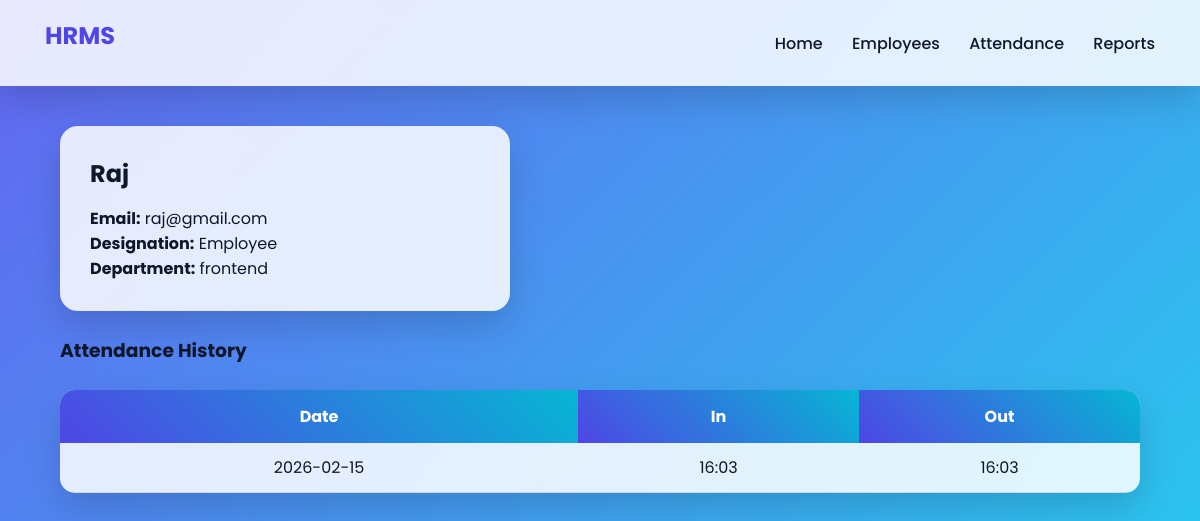
The app's page /employees/5 with its own data.
### app/models.py (models this page shows, shortened)
class Employee(db.Model):
    __tablename__ = "employees"
    id = db.Column(db.Integer, primary_key=True)
    name = db.Column(db.String(100), nullable=False)
    email = db.Column(db.String(120), unique=True, nullable=False)
    designation = db.Column(db.String(100))
    department = db.Column(db.String(100))
    address = db.Column(db.Text)
    date_of_joining = db.Column(db.Date, default=date.today)
    created_at = db.Column(db.DateTime, default=datetime.utcnow)
    attendances = db.relationship(
        "Attendance",
        backref="employee",
        cascade="all, delete"
    )

class Attendance(db.Model):
    __tablename__ = "attendance"
    id = db.Column(db.Integer, primary_key=True)
    employee_id = db.Column(
        db.Integer,
        db.ForeignKey("employees.id"),
        nullable=False
    )
    date = db.Column(db.Date, default=date.today)
    in_time = db.Column(db.String(10))
    out_time = db.Column(db.String(10))
    created_at = db.Column(db.DateTime, default=datetime.utcnow)

### app/routes.py (the view)
@main_routes.route("/employees/<int:emp_id>")
def employee_detail(emp_id):
    emp = Employee.query.get_or_404(emp_id)
    attendance = Attendance.query.filter_by(
        employee_id=emp_id
    ).order_by(
        Attendance.date.desc()
    ).all()
    return render_template(
        "employee_detail.html",
        emp=emp,
        attendance=attendance
    )

### templates/employee_detail.html
{% extends "base.html" %}
{% block content %}
<div class="card">
<h2>{{ emp.name }}</h2>
<p><b>Email:</b> {{ emp.email }}</p>
<p><b>Designation:</b> {{ emp.designation }}</p>
<p><b>Department:</b> {{ emp.department }}</p>
</div>
<h3>Attendance History</h3>
<table>
<tr>
<th>Date</th>
<th>In</th>
<th>Out</th>
</tr>
{% for a in attendance %}
<tr>
<td>{{ a.date }}</td>
<td>{{ a.in_time }}</td>
<td>{{ a.out_time }}</td>
</tr>
{% endfor %}
</table>
{% endblock %}

### templates/base.html (style rules this page uses)
* { margin:0; padding:0; box-sizing:border-box; }
:root { --primary:#4f46e5; --secondary:#06b6d4; --dark:#0f172a; --glass:rgba(255,255,255,0.85); --shadow:0 15px 35px rgba(0,0,0,0.15); }
body { font-family:"Poppins",sans-serif; background:linear-gradient(135deg,#6366f1,#22d3ee); min-height:100vh; color:var(--dark); }
.card { background:var(--glass); backdrop-filter:blur(20px); border-radius:18px; padding:30px; max-width:450px; box-shadow:var(--shadow); margin-bottom:25px; transition:.3s; }
h1,h2,h3 { margin-bottom:15px; }
table { width:100%; background:var(--glass); backdrop-filter:blur(20px); border-radius:15px; border-collapse:collapse; overflow:hidden; box-shadow:var(--shadow); margin-top:25px; }
th { background:linear-gradient(45deg,var(--primary),var(--secondary)); color:white; padding:14px; }
td { padding:12px; text-align:center; border-bottom:1px solid rgba(0,0,0,.1); }

### records on screen
Employee: name "Raj", email "raj@gmail.com", designation "Employee", department "frontend"
Attendance: date "2026-02-15", in_time "16:03", out_time "16:03"
